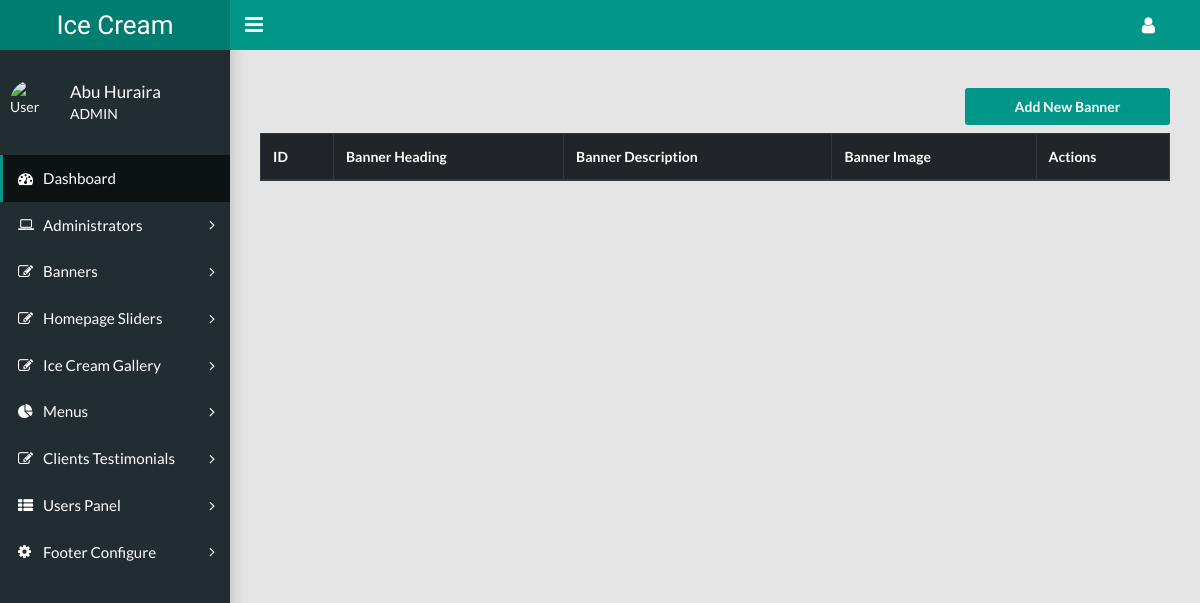
The page /admin/banners.php (signed in) on the database as committed earlier.
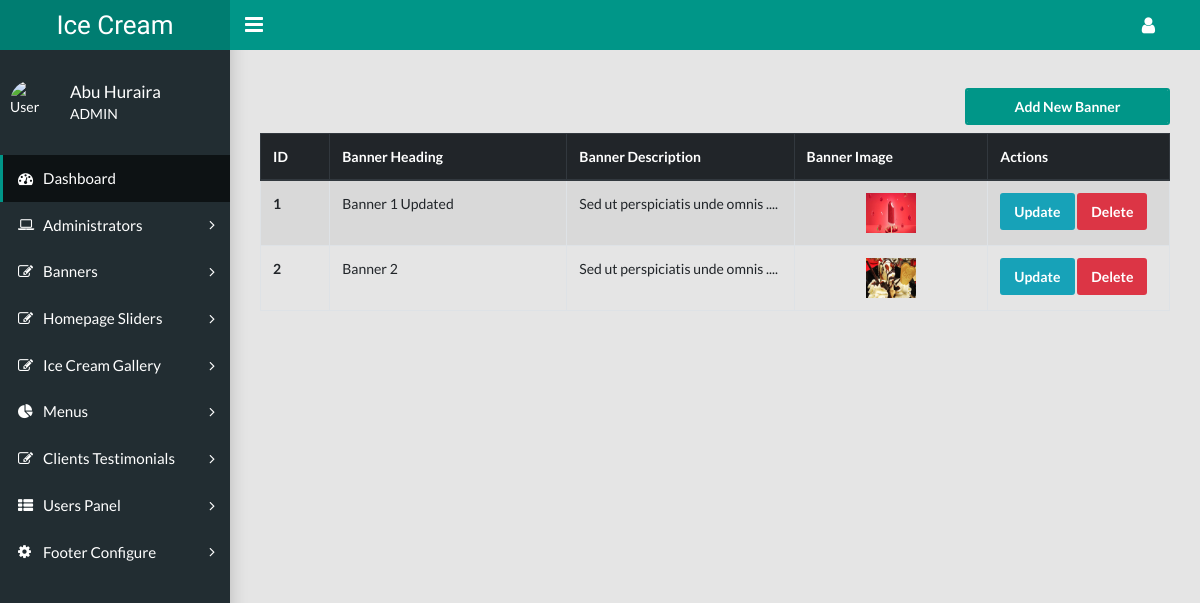
The same page on the database as committed later.
### tables this page shows
CREATE TABLE IF NOT EXISTS `banners` (
  `banner_id` int(11) NOT NULL,
  `banner_heading` varchar(255) NOT NULL,
  `banner_desc` varchar(255) NOT NULL,
  `banner_img` varchar(200) NOT NULL
);

### admin/banners.php (the view, shortened to what this page needs)
<?php
require 'header.php';
$selectBanner = "SELECT * FROM banners";
$selectionResult = mysqli_query($connect, $selectBanner);
?>
<div class="row">
        <div class="col-md-3 col-lg-3 col-sm-6 col-xs-6 offset-md-9 offset-lg-9">
            <form action="add-banner.php">
                <button class="btn btn-primary form-control my-2">Add New Banner</button>
            </form>
        </div>
    </div>
<table class="table table-striped table-bordered">
    <thead class="thead-dark">
        <tr>
            <th scope="col">ID</th>
            <th scope="col">Banner Heading</th>
            <th scope="col">Banner Description</th>
            <th scope="col">Banner Image</th>
            <th scope="col">Actions</th>
        </tr>
    </thead>
    <tbody>
    <?php foreach($selectionResult as $value){ ?>
        <tr>
            <th scope="row"><?php echo $value['banner_id'] ?></th>
            <td><?php echo $value['banner_heading'] ?></td>
            <td width="25%"><?php echo substr($value['banner_desc'], 0, 30).' ....' ?></td>
            <td class="text-center"><img src="uploads/images/banners/<?php echo $value['banner_img'] ?>" width="50" height="40"></td>
            <td width="20%">
                <a href="banner-update.php?id=<?php echo $value['banner_id'] ?>" class="btn btn-info">Update</a>
                <a href="inc/delete-banner.php?id=<?php echo $value['banner_id'] ?>" class="btn btn-danger" data-toggle="modal" data-target="#exampleModal<?php echo $value['banner_id'] ?>">Delete</a>
            </td>
        </tr>
    <?php } ?>
    </tbody>
</table>
<?php
require 'footer.php';
?>

Rows that differ between the two databases and show on the page:
added banners: banner_id "1", banner_heading "Banner 1 Updated", banner_desc "Sed ut perspiciatis unde omnis", banner_img (picture)
added banners: banner_id "2", banner_heading "Banner 2", banner_desc "Sed ut perspiciatis unde omnis", banner_img (picture)
